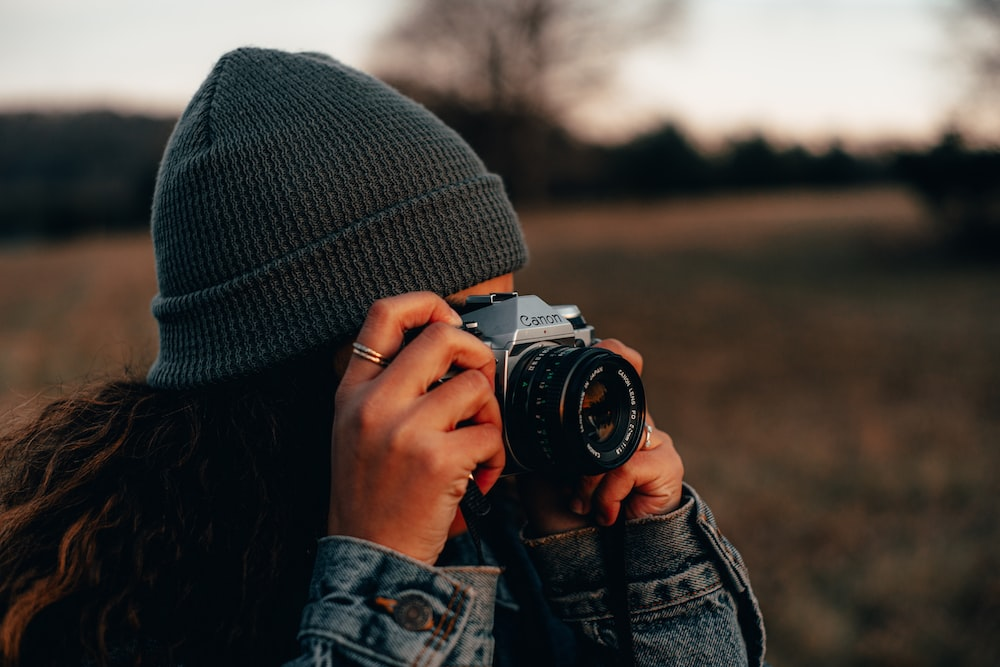
#> input picture testing/image.jpg, 1000 x 667 px
$ python testimage.py
#> lines starting #> are read from the running program, lines starting #| are printed output that depends on the picture
from PIL import Image

image = Image.open("image.jpg")
#> image is the input picture: PIL image 1000x667 RGB; mean R, G, B 74.2, 66.4, 60.5
width, height = image.size
#> width = 1000; height = 667
if width < height:
    newWidth = 512
    newHeight = int(height / (width / 512))
    cropTop = (newHeight - 512) // 2
    cropBottom = cropTop + 512
    crop = (0, cropTop, 512, cropBottom)
else:
    newHeight = 512
    newWidth = int(width / (height / 512))
#> newWidth = 767
    cropLeft = (newWidth - 512) // 2
#> cropLeft = 127
    cropRight = cropLeft + 512
#> cropRight = 639
    crop = (cropLeft, 0, cropRight, 512)
#> crop = (127, 0, 639, 512)
imageResize = image.resize((newWidth, newHeight))
imageCrop = imageResize.crop(crop)
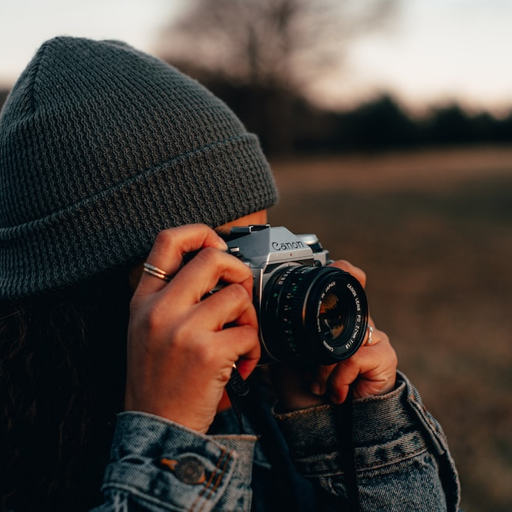
#> imageCrop: PIL image 512x512 RGB; mean R, G, B 72.4, 64, 58.7
imageCrop.show()
